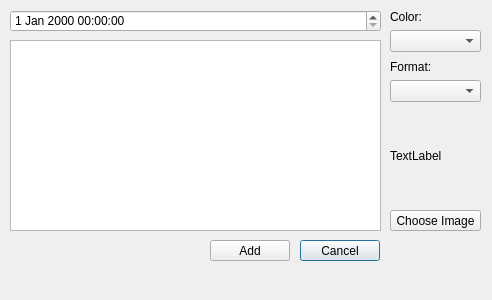
<?xml version="1.0" encoding="UTF-8"?>
<ui version="4.0">
 <class>EditDialog</class>
 <widget class="QDialog" name="EditDialog">
  <property name="geometry">
   <rect>
    <x>0</x>
    <y>0</y>
    <width>492</width>
    <height>300</height>
   </rect>
  </property>
  <property name="windowTitle">
   <string>Dialog</string>
  </property>
  <widget class="QDateTimeEdit" name="selectedDate">
   <property name="geometry">
    <rect>
     <x>10</x>
     <y>10</y>
     <width>371</width>
     <height>22</height>
    </rect>
   </property>
  </widget>
  <widget class="QTextEdit" name="textEdit">
   <property name="geometry">
    <rect>
     <x>10</x>
     <y>40</y>
     <width>371</width>
     <height>191</height>
    </rect>
   </property>
  </widget>
  <widget class="QPushButton" name="cancel">
   <property name="geometry">
    <rect>
     <x>300</x>
     <y>240</y>
     <width>80</width>
     <height>21</height>
    </rect>
   </property>
   <property name="text">
    <string>Cancel</string>
   </property>
  </widget>
  <widget class="QPushButton" name="add">
   <property name="geometry">
    <rect>
     <x>210</x>
     <y>240</y>
     <width>80</width>
     <height>21</height>
    </rect>
   </property>
   <property name="sizePolicy">
    <sizepolicy hsizetype="Fixed" vsizetype="Fixed">
     <horstretch>0</horstretch>
     <verstretch>0</verstretch>
    </sizepolicy>
   </property>
   <property name="text">
    <string>Add</string>
   </property>
  </widget>
  <widget class="QComboBox" name="colorSelect">
   <property name="geometry">
    <rect>
     <x>390</x>
     <y>30</y>
     <width>91</width>
     <height>22</height>
    </rect>
   </property>
  </widget>
  <widget class="QLabel" name="label">
   <property name="geometry">
    <rect>
     <x>390</x>
     <y>10</y>
     <width>47</width>
     <height>13</height>
    </rect>
   </property>
   <property name="text">
    <string>Color:</string>
   </property>
  </widget>
  <widget class="QLabel" name="label_2">
   <property name="geometry">
    <rect>
     <x>390</x>
     <y>60</y>
     <width>47</width>
     <height>13</height>
    </rect>
   </property>
   <property name="text">
    <string>Format:</string>
   </property>
  </widget>
  <widget class="QComboBox" name="formatSelect">
   <property name="geometry">
    <rect>
     <x>390</x>
     <y>80</y>
     <width>91</width>
     <height>22</height>
    </rect>
   </property>
  </widget>
  <widget class="QPushButton" name="selectImage">
   <property name="geometry">
    <rect>
     <x>390</x>
     <y>210</y>
     <width>91</width>
     <height>21</height>
    </rect>
   </property>
   <property name="text">
    <string>Choose Image</string>
   </property>
  </widget>
  <widget class="QLabel" name="imagePreview">
   <property name="geometry">
    <rect>
     <x>390</x>
     <y>110</y>
     <width>91</width>
     <height>91</height>
    </rect>
   </property>
   <property name="text">
    <string>TextLabel</string>
   </property>
  </widget>
 </widget>
 <resources/>
 <connections/>
</ui>
